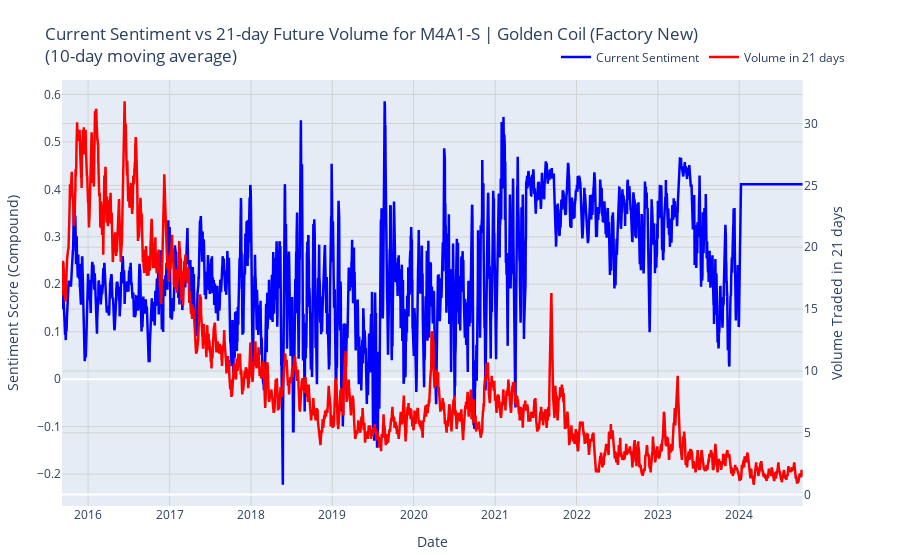

The notebook cell this image was saved under:
### Markdown cell above
## timeseries - compound polarity against volume plot

### Code cell
# Load polarity data
polarity_df = pd.read_csv(os.path.join(game_price_prediction_path, 'data', 'reddit_data', 'polarity_all', ALL_POLARITY_FILENAME))
polarity_df['date'] = pd.to_datetime(polarity_df['date'])

# Ensure df has a 'date' column
if 'date' not in df.columns:
    df = df.reset_index()

# Set the prediction lag in days (how many days ahead to predict)
prediction_days = 21  # Adjust this value as needed

# Merge polarity and volume data
merged_df = pd.merge(polarity_df, df[['date', 'volume']], on='date', how='outer').sort_values('date')
merged_df = merged_df.ffill()

# Shift volume forward (future volume)
merged_df['future_volume'] = merged_df['volume'].shift(-prediction_days)

# Calculate smoothened versions
window_size = 10
merged_df['smooth_compound'] = merged_df['compound'].rolling(window=window_size).mean()
merged_df['smooth_future_volume'] = merged_df['future_volume'].rolling(window=window_size).mean()

# Remove NaN values created by the shift
merged_df = merged_df.dropna(subset=['smooth_compound', 'smooth_future_volume'])

# Create figure with secondary y-axis
fig = make_subplots(specs=[[{"secondary_y": True}]])

# Add smoothened traces
fig.add_trace(
    go.Scatter(x=merged_df['date'], y=merged_df['smooth_compound'], 
               name="Current Sentiment", line=dict(color='blue', width=2.5)),
    secondary_y=False,
)

fig.add_trace(
    go.Scatter(x=merged_df['date'], y=merged_df['smooth_future_volume'], 
               name=f"Volume in {prediction_days} days", line=dict(color='red', width=2.5)),
    secondary_y=True,
)

# Update layout for better readability
fig.update_layout(
    title_text=f"Current Sentiment vs {prediction_days}-day Future Volume for {ITEM}<br>({window_size}-day moving average)",
    legend=dict(orientation="h", yanchor="bottom", y=1.02, xanchor="right", x=1),
    margin=dict(l=50, r=50, t=80, b=50),
)

# Update y-axes
fig.update_yaxes(title_text="Sentiment Score (Compound)", secondary_y=False, gridcolor='lightgrey')
fig.update_yaxes(title_text=f"Volume Traded in {prediction_days} days", secondary_y=True, gridcolor='lightgrey')

# Update x-axis
fig.update_xaxes(title_text="Date", gridcolor='lightgrey')

# Show the figure
fig.show()

# Save figures
save_dir = os.path.join(game_price_prediction_path, 'data', 'figures', ITEM_SANITIZED)
os.makedirs(save_dir, exist_ok=True)

# Save static PNG
fig.write_image(
    os.path.join(save_dir, f'timeseries_pol_vol_prediction_{prediction_days}days.png'),
    width=1920, 
    height=1080,
    scale=2
)

# Save interactive HTML
fig.write_html(os.path.join(save_dir, f'timeseries_pol_vol_prediction_{prediction_days}days.html'))

print(f"Saved to ./data/figures/{ITEM_SANITIZED}")

### Figure 1 — Plotly figure (JSON) as saved in the notebook; plotly's stock layout.template omitted (floating-point values rounded to 4 significant figures; data arrays with more than 128 entries replaced by an {"elided": "..."} marker saying what was removed)
{"data": [{"line": {"color": "blue", "width": 2.5}, "name": "Current Sentiment", "type": "scatter", "x": {"elided": "3325 str values"}, "xaxis": "x", "y": {"elided": "3325 float values"}, "yaxis": "y"}, {"line": {"color": "red", "width": 2.5}, "name": "Volume in 21 days", "type": "scatter", "x": {"elided": "3325 str values"}, "xaxis": "x", "y": {"elided": "3325 float values"}, "yaxis": "y2"}], "layout": {"legend": {"orientation": "h", "x": 1, "xanchor": "right", "y": 1.02, "yanchor": "bottom"}, "margin": {"b": 50, "l": 50, "r": 50, "t": 80}, "title": {"text": "Current Sentiment vs 21-day Future Volume for M4A1-S | Golden Coil (Factory New)<br>(10-day moving average)"}, "xaxis": {"anchor": "y", "domain": [0, 0.94], "gridcolor": "lightgrey", "title": {"text": "Date"}}, "yaxis": {"anchor": "x", "domain": [0, 1], "gridcolor": "lightgrey", "title": {"text": "Sentiment Score (Compound)"}}, "yaxis2": {"anchor": "x", "gridcolor": "lightgrey", "overlaying": "y", "side": "right", "title": {"text": "Volume Traded in 21 days"}}}}
